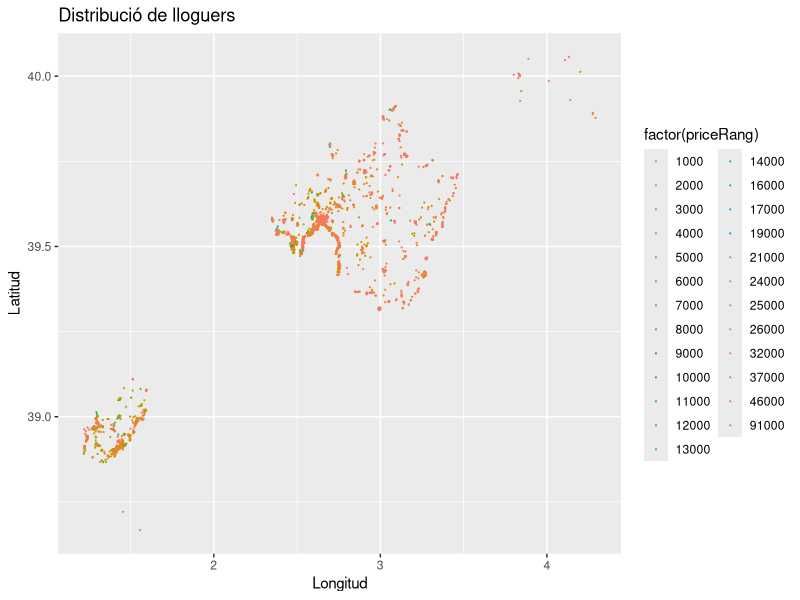
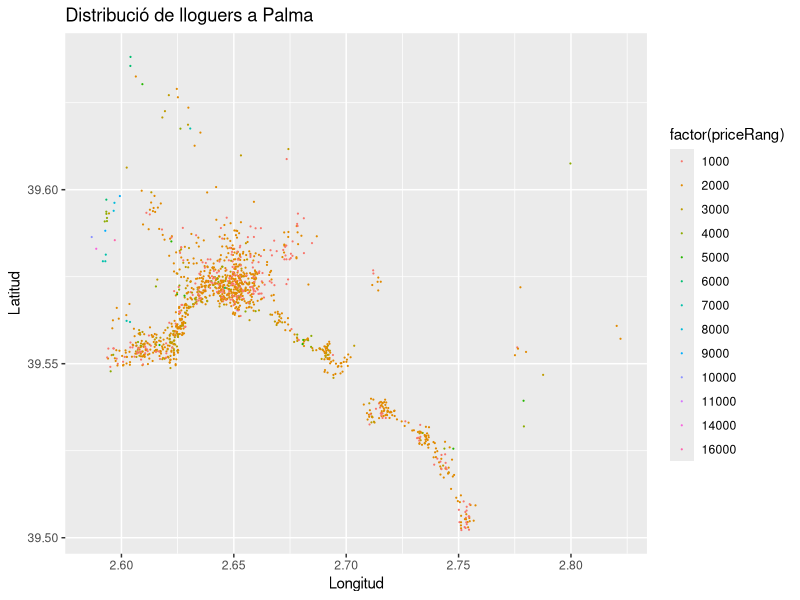
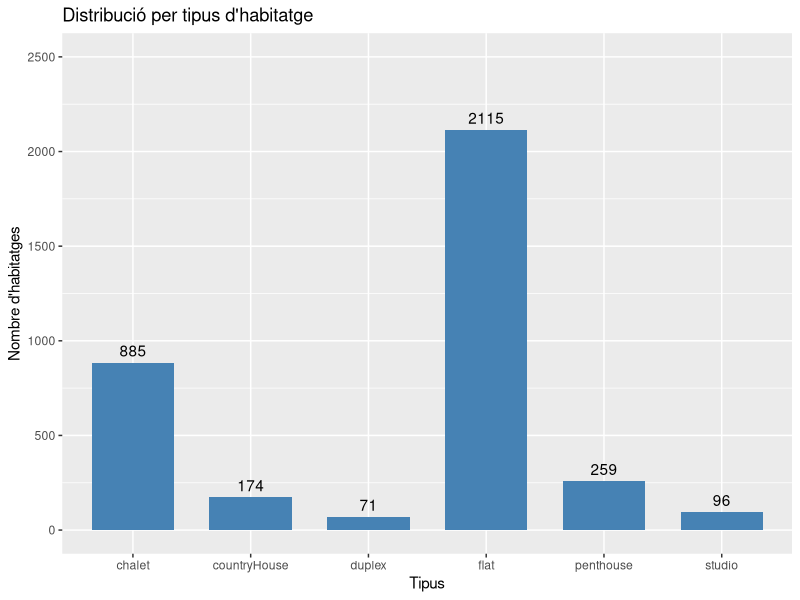
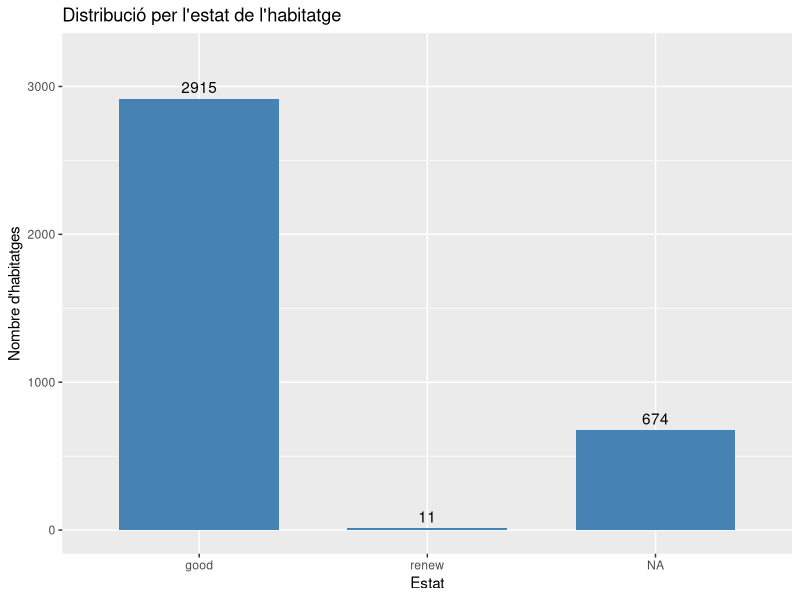
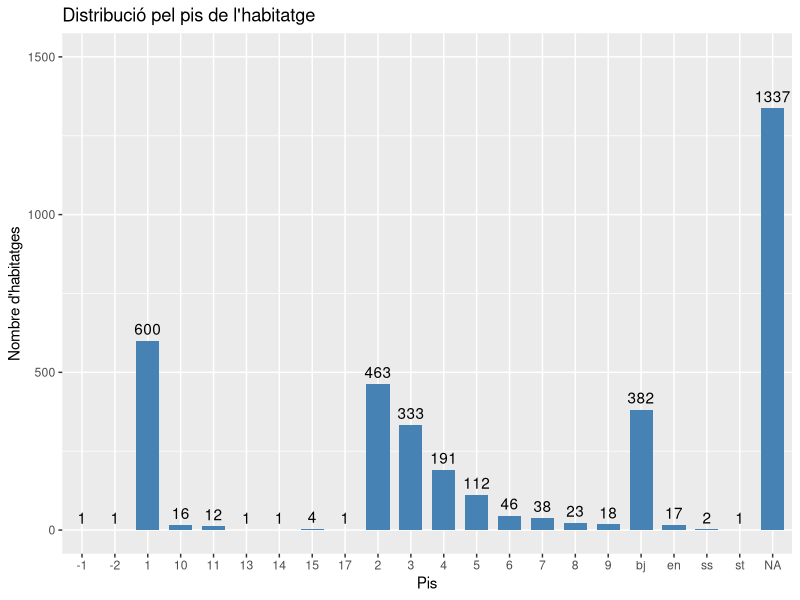
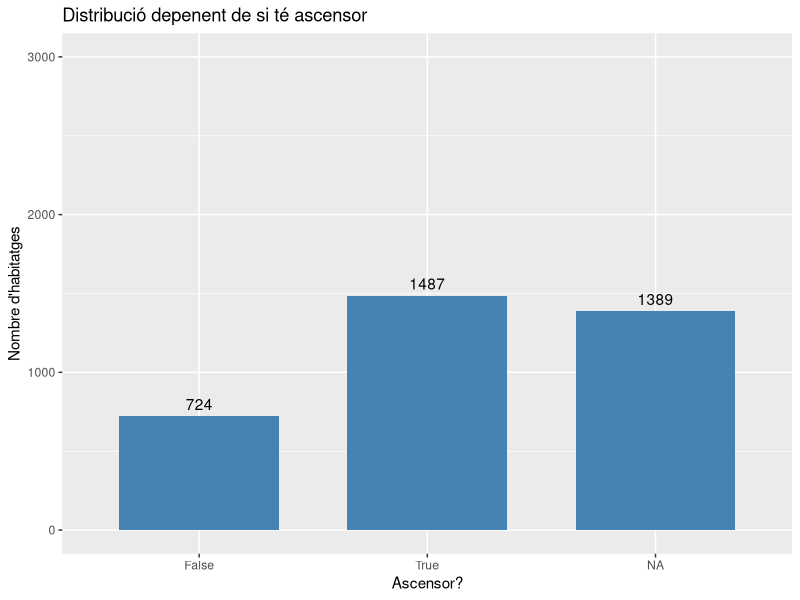
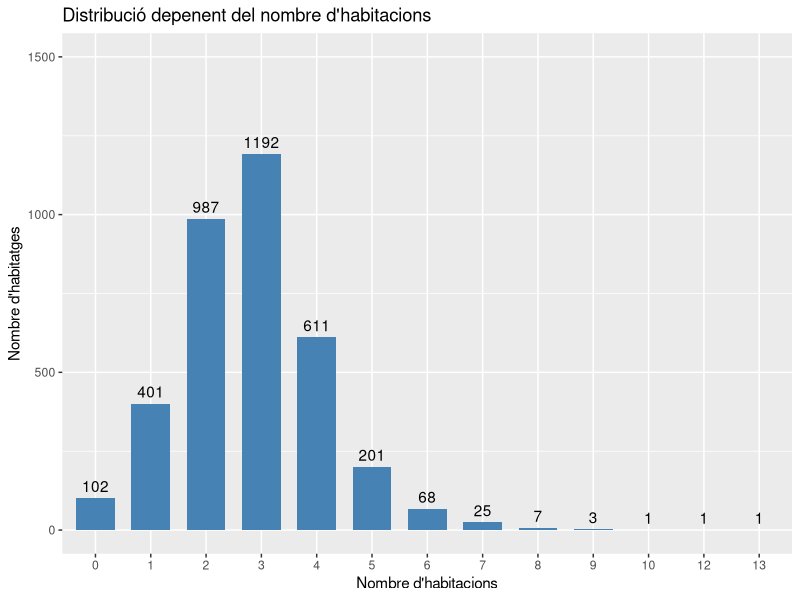
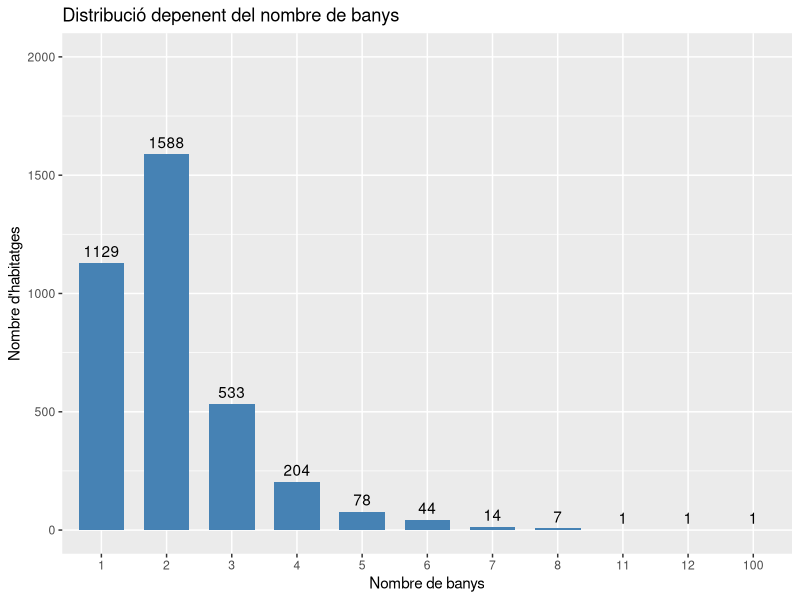

The R source for these figures, in order: (Note: this script raises an error after producing the figures.)
## ---- chunk 1
knitr::opts_chunk$set(echo = TRUE)
library(dplyr)
library(ggplot2)
library(corrplot)
## ---- chunk 2
rentHousesInfo <- read.csv2("dataOutput.csv", header = TRUE, sep = ";", dec = ".")
rentHousesInfo$pricePerMeter <- rentHousesInfo$price / rentHousesInfo$size
rentHousesInfo$priceRang <- floor(rentHousesInfo$price / 1000) * 1000 + 1000
rentHousesInfo$priceRangString <- toString(rentHousesInfo$priceRang)
rentHousesInfoPalma <- filter(rentHousesInfo, municipality == 'Palma de Mallorca') 
summary(rentHousesInfo)
## ---- chunk 3
ggplot(rentHousesInfo, aes(longitude, latitude)) + 
  labs(title="Distribució de lloguers", x="Longitud", y = "Latitud") +
  geom_point(size=0.1, aes(colour = factor(priceRang)))
## ---- chunk 4
ggplot(rentHousesInfoPalma, aes(longitude, latitude)) + 
  labs(title="Distribució de lloguers a Palma", x="Longitud", y = "Latitud") +
  geom_point(size=0.1, aes(colour = factor(priceRang))) 
## ---- chunk 5

ggplot(rentHousesInfo, aes(x=factor(propertyType))) + 
  labs(title="Distribució per tipus d'habitatge", x="Tipus", y = "Nombre d'habitatges")+
  geom_bar(stat="count", width=0.7, fill="steelblue") +
  ylim(0, 2500) +
  geom_text(stat="count", aes(label=..count..), vjust=-0.5)

ggplot(rentHousesInfo, aes(x=factor(status))) + 
  labs(title="Distribució per l'estat de l'habitatge", x="Estat", y = "Nombre d'habitatges")+
  geom_bar(stat="count", width=0.7, fill="steelblue") +
  ylim(0, 3200) +
  geom_text(stat="count", aes(label=..count..), vjust=-0.5)

ggplot(rentHousesInfo, aes(x=factor(floor))) + 
  labs(title="Distribució pel pis de l'habitatge", x="Pis", y = "Nombre d'habitatges")+
  geom_bar(stat="count", width=0.7, fill="steelblue") +
  ylim(0, 1500) +
  geom_text(stat="count", aes(label=..count..), vjust=-0.5)

ggplot(rentHousesInfo, aes(x=factor(hasLift))) + 
  labs(title="Distribució depenent de si té ascensor", x="Ascensor?", y = "Nombre d'habitatges")+
  geom_bar(stat="count", width=0.7, fill="steelblue") +
  ylim(0, 3000) +
  geom_text(stat="count", aes(label=..count..), vjust=-0.5)

ggplot(rentHousesInfo, aes(x=factor(rooms))) + 
  labs(title="Distribució depenent del nombre d'habitacions", x="Nombre d'habitacions", y = "Nombre d'habitatges")+
  geom_bar(stat="count", width=0.7, fill="steelblue") +
  ylim(0, 1500) +
  geom_text(stat="count", aes(label=..count..), vjust=-0.5)

ggplot(rentHousesInfo, aes(x=factor(bathrooms))) + 
  labs(title="Distribució depenent del nombre de banys", x="Nombre de banys", y = "Nombre d'habitatges")+
  geom_bar(stat="count", width=0.7, fill="steelblue") +
  ylim(0, 2000) +
  geom_text(stat="count", aes(label=..count..), vjust=-0.5)

## ---- chunk 6
ggplot(rentHousesInfo, aes(x=factor(municipality))) + 
  labs(title="Distribució d'habitatges per municipi", x="Municipi", y = "Nombre d'habitatges")+
  geom_bar(stat="count", width=0.1, fill="steelblue") +
  ylim(0, 1500) +
  geom_text(stat="count", aes(label=..count..), vjust=0.5, hjust=-0.5, size=2) + 
  theme(axis.text.y = element_text(angle = 0, hjust = 0, size=8))+
  coord_flip()
## ---- chunk 7
rentHousesInfoPriceSD <- sd(rentHousesInfo$price)
rentHousesInfoPriceMean <- mean(rentHousesInfo$price)
rentHousesInfoWithoutOutliers <- filter(rentHousesInfo, price <= rentHousesInfoPriceMean + 2 * rentHousesInfoPriceSD)

ggplot() +
  xlab("Preu del lloguer") + ylab("Nombre de lloguers") + ggtitle("Nombre de lloguers per preu") +
  geom_density(data=rentHousesInfoWithoutOutliers, aes(x = price), fill="steelblue")

rentHousesInfoSizeSD <- sd(rentHousesInfo$size)
rentHousesInfoSizeMean <- mean(rentHousesInfo$size)
rentHousesInfoWithoutOutliersSize <- filter(rentHousesInfo, price <= rentHousesInfoSizeMean + 2 * rentHousesInfoSizeSD)
ggplot() +
  xlab("Tamany de l'habitatge") + ylab("Nombre de lloguers") + ggtitle("Nombre de lloguers per tamany de l'habitatge") +
  geom_density(data=rentHousesInfoWithoutOutliersSize, aes(x = size), fill="steelblue")

rentHousesInfoPrizeMeterSD <- sd(rentHousesInfo$pricePerMeter)
rentHousesInfoPrizeMeterMean <- mean(rentHousesInfo$pricePerMeter)
rentHousesInfoPrizeMeterWithoutOutliers <- filter(rentHousesInfo, pricePerMeter <= rentHousesInfoPrizeMeterMean + 2 * rentHousesInfoPrizeMeterSD)
ggplot() +
  xlab("Preu per metre quadrat") + ylab("Nombre de lloguers") + ggtitle("Nombre de lloguers per preu per metre quadrat") +
  geom_density(data=rentHousesInfoPrizeMeterWithoutOutliers, aes(x = pricePerMeter), fill="steelblue")

rentHousesInfoNum <- select(rentHousesInfo, price, numPhotos, size, rooms, bathrooms)
cor(rentHousesInfoNum)
linearMod <- lm(price ~ numPhotos + size + rooms + bathrooms, data=rentHousesInfo)
summary(linearMod)
linearModPT <- lm(price ~ propertyType, data=rentHousesInfo)
summary(linearModPT)
linearModFloor <- lm(price ~ floor, data=rentHousesInfo)
summary(linearModFloor)
linearModDi <- lm(price ~ district, data=rentHousesInfo)
summary(linearModDi)
linearModMu <- lm(price ~ municipality, data=rentHousesInfo)
summary(linearModMu)

ncol(rentHousesInfo)
